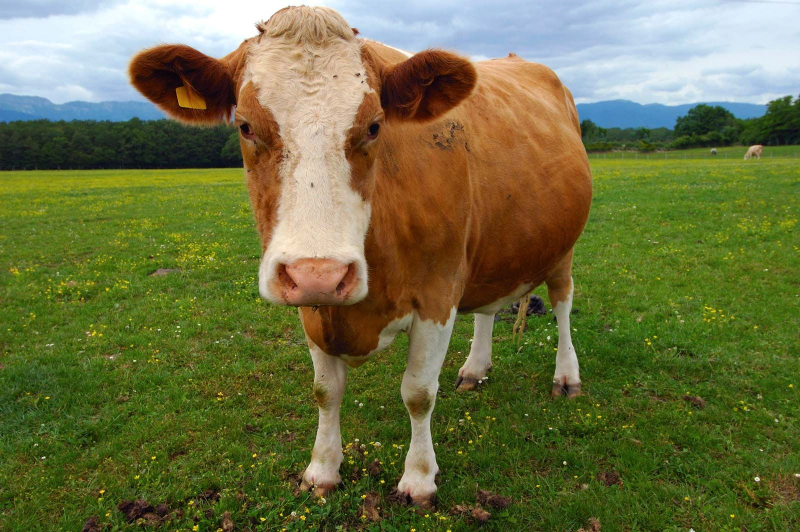
#> input picture content/cow.jpg, 1600 x 1064 px, found by its file name (shown at 1/2 size)
$ jupyter execute --allow-errors 'Image Data Process.ipynb'   (shell and % lines are left out)
#> lines starting #> are read from the running program, lines starting #| are printed output that depends on the picture
**Image data processing**

**Process involve -**

*   Reading an image file and converting it to a numpy array
*   Resizing an image
*   RGB to Grayscale conversion

[cell 1]
# getting an image using web get

**Libraries that we use for image processing:**

1. matplotlib.image

2. Pillow

3. OpenCV (cv2)

[cell 2]
# importing the image module from matplotlib library

import matplotlib.image as mpimg
import matplotlib.pyplot as plt

[cell 3]
# loading an image through matplotlib.image module

img = mpimg.imread('/content/cow.jpg')
#> img is the input picture: shape (1064, 1600, 3); mean R, G, B 108.8, 112.4, 67.3

[cell 4]
type(img)

[cell 5]
print(img.shape)
#| (1064, 1600, 3)

[cell 6]
print(img)
#> (printed output is left out)

[cell 7]
# displaying the image from numpy array

img_plot = plt.imshow(img)
plt.show()

Resizing the image using Pillow library

[cell 8]
from PIL import Image

[cell 9]
img = Image.open('/content/cow.jpg')
img_resized = img.resize((200, 200))
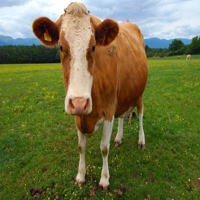
#> img_resized: PIL image 200x200 RGB; mean R, G, B 108.8, 112.4, 67.3

[cell 10]
img_resized.save('cow_image_resized.jpg')

#> (a cell that did not finish here is left out)

#> (a cell that did not finish here is left out)

**Converting RGB images to Grayscale image using OpenCV**

[cell 13]
# importing OpenCV library
import cv2

[cell 14]
img = cv2.imread('/content/cow.jpg')

[cell 15]
type(img)

[cell 16]
img.shape
#> Out = (1064, 1600, 3)

[cell 17]
grayscale_image = cv2.cvtColor(img, cv2.COLOR_RGB2GRAY)
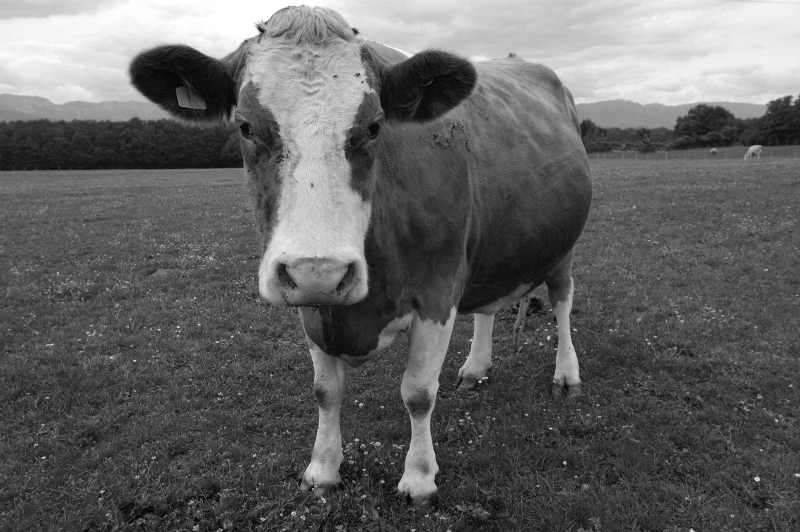
#> grayscale_image: shape (1064, 1600) (shown at 1/2 size); min 0, max 255, mean 98.5

[cell 18]
type(grayscale_image)

[cell 19]
grayscale_image.shape
#> Out = (1064, 1600)

cv2.imshow() will display the image. But this will not be allowed in Google Colab.

**from google.colab.patches import cv2_imshow**

[cell 20]
from google.colab.patches import cv2_imshow

[cell 21]
# displaying the image
cv2_imshow(grayscale_image)

[cell 22]
# saving the grayscale image
cv2.imwrite('cow_grayscale_image.jpg', grayscale_image)
#> Out = True
